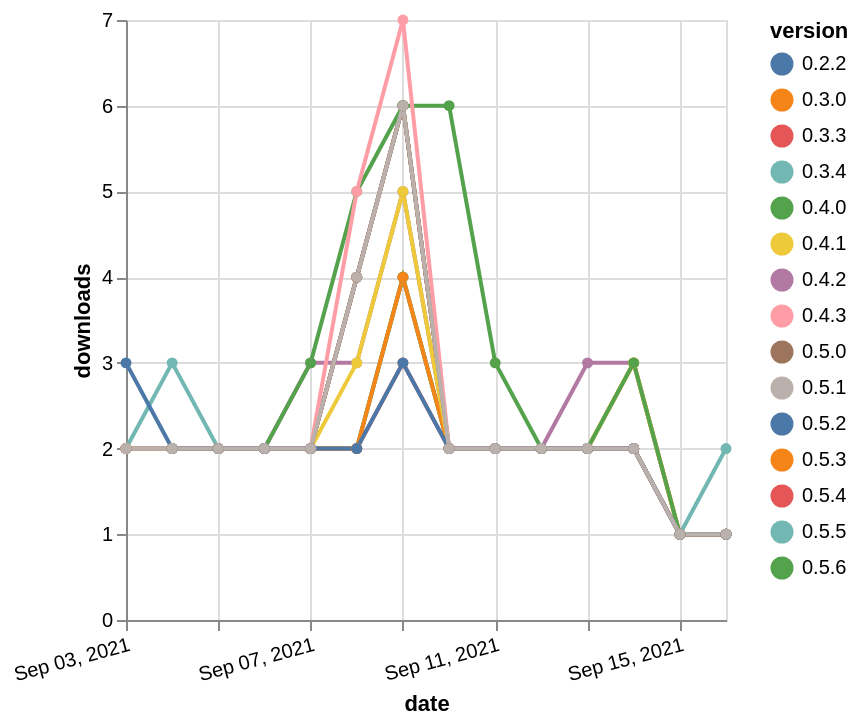

Describe this chart as a Vega-Lite specification.
### Vega-Lite specification from a JSON file in a GitHub repository (floating-point values rounded to 4 significant figures; data arrays with more than 128 entries replaced by an {"elided": "..."} marker saying what was removed)
{"$schema": "https://vega.github.io/schema/vega-lite/v5.json", "description": "A simple bar chart with embedded data.", "data": {"values": {"elided": "210 records"}}, "width": "container", "mark": {"type": "line", "point": {"filled": true}}, "encoding": {"x": {"field": "date", "type": "temporal", "timeUnit": "yearmonthdate", "title": "date", "axis": {"labelAngle": -15}}, "y": {"field": "delta", "type": "quantitative", "title": "downloads"}, "color": {"field": "version", "type": "nominal"}, "tooltip": {"field": "delta"}}}
